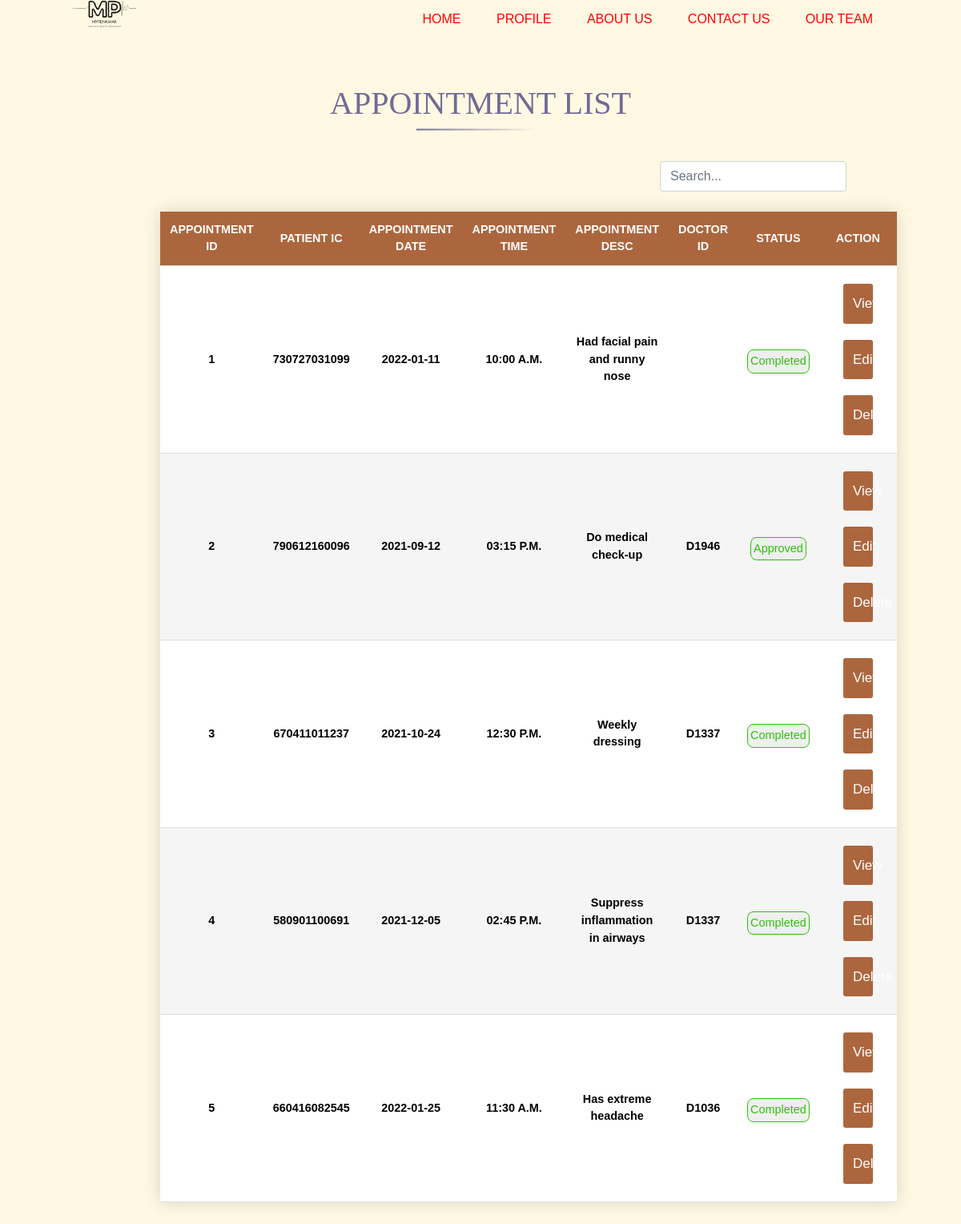
The app's page /patient.php with its own data.
### tables this page shows
CREATE TABLE `booking` (
  `bookingID` int(5) NOT NULL,
  `bookingDate` date DEFAULT NULL,
  `bookingTime` varchar(10) DEFAULT NULL,
  `bookingDesc` varchar(250) DEFAULT NULL,
  `bookingStatus` varchar(15) DEFAULT NULL,
  `empID` varchar(10) DEFAULT NULL,
  `patientIC` varchar(12) DEFAULT NULL,
  `serviceID` varchar(10) DEFAULT NULL
);

### patient.php (the view, shortened to what this page needs)
<?php
    require 'db_config.php';
?>
<!doctype html>
<html lang="en">
  <head>
	<link rel="stylesheet" href="https://cdnjs.cloudflare.com/ajax/libs/font-awesome/6.1.1/css/all.min.css">
    <link href="https://cdn.jsdelivr.net/npm/bootstrap@5.1.3/dist/css/bootstrap.min.css" rel="stylesheet">
	<link href='https://maxcdn.bootstrapcdn.com/bootstrap/4.3.1/css/bootstrap.min.css' rel='stylesheet' type='text/css' >
	<link href="https://cdnjs.cloudflare.com/ajax/libs/twitter-bootstrap/4.3.1/css/bootstrap.min.css" rel="stylesheet">
	<link rel="stylesheet" type="text/css" href="style.css">
	</head>
	<body>
		<div class="navbar">
			<img src="image/2.png" class="logo">
			<ul>
				<li><a href="index.html">Home</a></li>
				<li><a href="employee profile.php">Profile</a></li>
				<li><a href="aboutus.html">About Us</a></li>
				<li><a href="contact.html">Contact Us</a></li>
				<li><a href="member.html">Our Team</a></li>
			</ul>
		</div>
		<div id="pagewrap">
			<div class="contentBookingList">
				<div class="title">
					<h1 style="text-align:center; font-family: 'Playfair Display SC', serif;"> APPOINTMENT LIST </h1>
				</div>
				<br><br>
				<input type="search" placeholder="Search..." id="myInput" class="form-control search-input" data-table="app-list"/>
				<table class="app-list" id='myTable'>
					<thead>
						<tr>
							<th  onclick="sortTable(0)">APPOINTMENT ID</th>
							<th onclick="sortTable(1)">PATIENT IC</th>
							<th>APPOINTMENT DATE</th>
							<th>APPOINTMENT TIME</th>
							<th>APPOINTMENT DESC</th>
							<th onclick="sortTable(2)">DOCTOR ID</th>
							<th>STATUS</th>
							<th>ACTION</th>
						</tr>
					<thead>
					<tbody>
						<?php
							$query = "SELECT booking.bookingID, booking.bookingDate, booking.bookingTime, booking.bookingDesc,
									  booking.bookingStatus, booking.empID, booking.patientIC, patient.patientName
									  FROM patient, booking
									  WHERE patient.patientIC = booking.patientIC	";;
							$query_run = mysqli_query($connect, $query);
							if(mysqli_num_rows($query_run) > 0)
							{
								foreach($query_run as $booking)
								{
									?>
									<tr>
										<td><?= $booking['bookingID']; ?></td>
										<td><?= $booking['patientIC']; ?></td>
										<td><?= $booking['bookingDate']; ?></td>
										<td><?= $booking['bookingTime']; ?></td>
										<td><?= $booking['bookingDesc']; ?></td>
										<td><?= $booking['empID']; ?></td>
										<td><button class="status"><?= $booking['bookingStatus']; ?></button></td>
										<td>
											<button data-id=<?= $booking['patientIC']; ?> class='btn btn-info btn-sm btn-popup' >View</button>
											<a href="patientedit.php?id=<?= $booking['patientIC']; ?>" class="btn btn-success btn-sm">Edit</a>
											<form action="code.php" method="POST" class="d-inline">
												<button type="submit" name="delete_student" value="<?=$booking['patientIC'];?>" class="btn btn-danger btn-sm">Delete</button>
											</form>
										</td>
									</tr>
									<?php
								}
							}
							else
							{
								echo "<h5> No Record Found </h5>";
							}
						?>
					</tbody>
				</table>
			</div>
		</div>
	</body>
</html>

### style.css (style rules this page uses)
* { text-decoration: none; margin: 0; padding:0; box-sizing: border-box; font-family: sans-serif; }
body { background-color: #fff9e3; background-size: cover; }
.title { text-align: center; text-transform: capitalize; color: #726a95; margin: 10px 0; position: relative; transform: translateY(20%); }
.title::after { content: ""; position: absolute; width: 20%; height: 2px; background-image: linear-gradient(to left, transparent 5%, #726a95); bottom: -10px; left: 50%; transform: translate(-50%); }
.navbar { width: 85%; margin: auto; padding: 0; display: flex; align-items: center; justify-content: space-between; }
.logo { width:110px; cursor: pointer; }
.navbar ul li { list-style: none; display: inline-block; margin: 0 20px; position:relative; }
.navbar ul li a { text-decoration: none; color: #ff0000; text-transform: uppercase; }
.navbar ul li::after { content: ''; height: 3px; width: 0; background: #FA8072; position: absolute; left:0; bottom:-10; transition: 0.5s; }
#pagewrap { padding-bottom: auto; }
.logo { width: 80px; margin-bottom:30px; }
.btn { background-color: #ac663e; color: white; padding: 12px; margin: 10px 0; border: none; width: 50%; border-radius: 3px; cursor: pointer; font-size: 17px; }

### patient.php (style rules this page uses)
.contentBookingList { width: 100%; position: absolute; padding:20px 200px 200px 200px; }
table { border-collapse: collapse; margin: 25px 0; font-size: 0.9em; font-family: sans-serif; box-shadow: 0 0 20px rgba(0, 0, 0, 0.15); text-align:center; margin-left:auto; margin-right:auto; }
.status { border: 1px solid #2EBF0B ; border-radius: 8px; padding: 3px; margin-top:5px; color: #2EBF0B ; }
th, td { text-align: center; padding: 8px; height: 10%; width: 15%; }
tr:nth-child(even) { background-color: #f5f5f5 }
tr:nth-child(odd) { background-color: #ffffff }
th { background-color: #ac663e; color: #ffffff; }
tr { border-bottom: 1px solid #dddddd; font-weight:bold; color: #000000; }
th:nth-child(8) { width: 20%; }
#myInput { display: inline-block; width: auto; margin-left: 78%; }
#myTable { border-collapse: collapse; margin: 25px 0; font-size: 0.9em; font-family: sans-serif; box-shadow: 0 0 20px rgba(0, 0, 0, 0.15); text-align:center; margin-left:auto; margin-right:auto; }
#myTable th, #myTable td { text-align: center; padding: 12px; }
#myTable tr { border-bottom: 1px solid #ddd; }

### records on screen
booking: bookingID "1", patientIC "730727031099", bookingDate "2022-01-11", bookingTime "10:00 A.M.", bookingDesc "Had facial pain and runny nose", bookingStatus "Completed"
booking: bookingID "2", patientIC "790612160096", bookingDate "2021-09-12", bookingTime "03:15 P.M.", bookingDesc "Do medical check-up", empID "D1946", bookingStatus "Approved"
booking: bookingID "3", patientIC "670411011237", bookingDate "2021-10-24", bookingTime "12:30 P.M.", bookingDesc "Weekly dressing", empID "D1337", bookingStatus "Completed"
booking: bookingID "4", patientIC "580901100691", bookingDate "2021-12-05", bookingTime "02:45 P.M.", bookingDesc "Suppress inflammation in airways", empID "D1337", bookingStatus "Completed"
booking: bookingID "5", patientIC "660416082545", bookingDate "2022-01-25", bookingTime "11:30 A.M.", bookingDesc "Has extreme headache", empID "D1036", bookingStatus "Completed"
